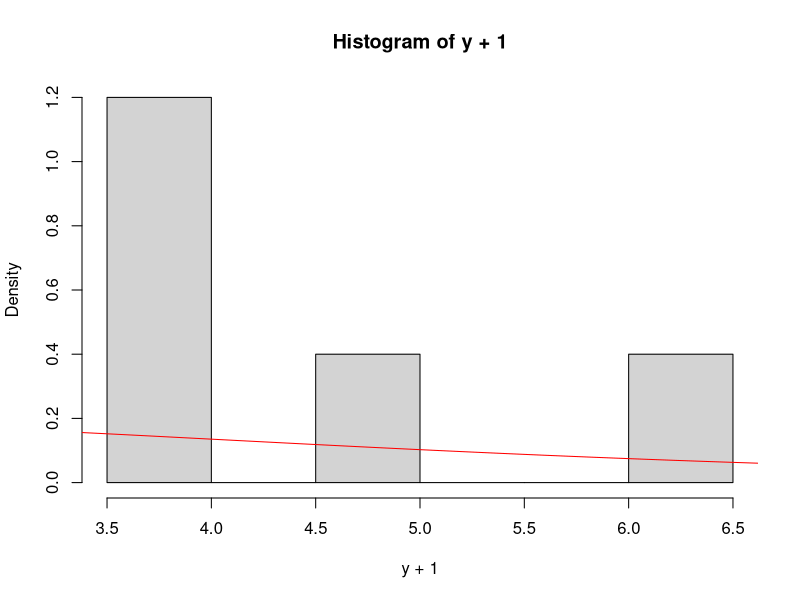
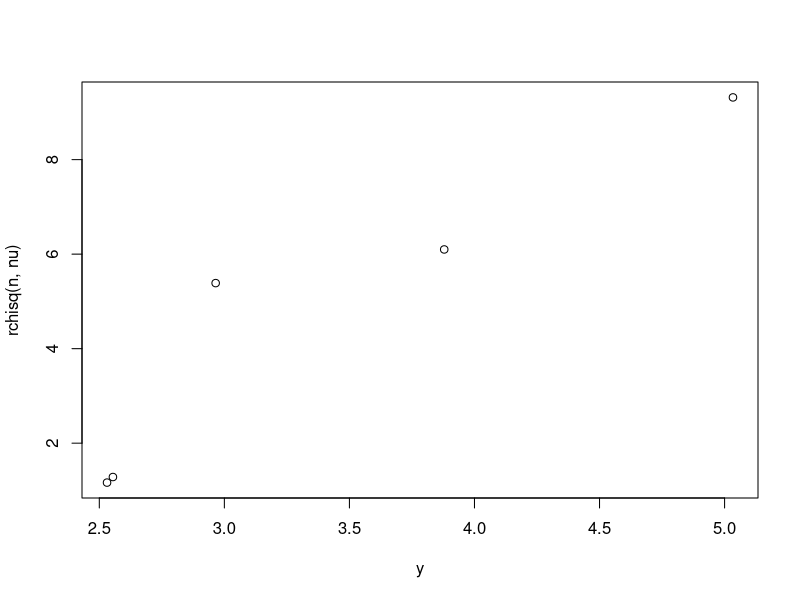

Here is the R script that generated these plots, in order:
n = 5
nu = 4
X = matrix(data = rnorm(n*nu), nrow = n, ncol = nu) ^ 2
y = apply(X, 1, sum)
y

mean(y)
mean(y^2)

hist(y + 1, prob=TRUE)
s = seq(0, 21, 0.1)
f = dchisq(s, nu)
lines(s, f, col="red")

qqplot(y, rchisq(n, nu))